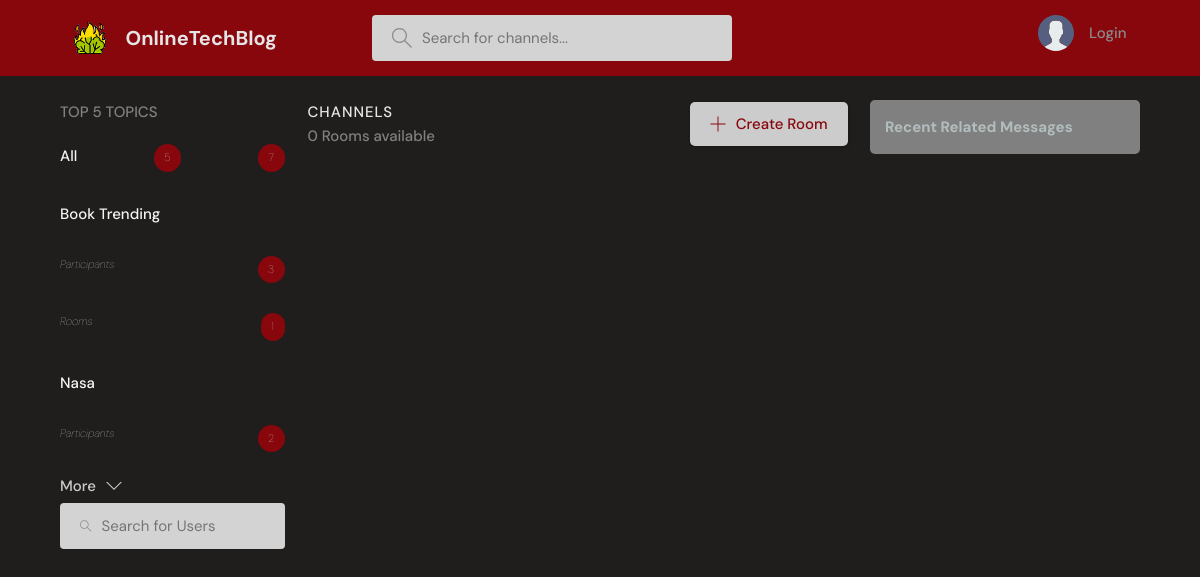
The page /?q=SuperMarket on the database as committed earlier.
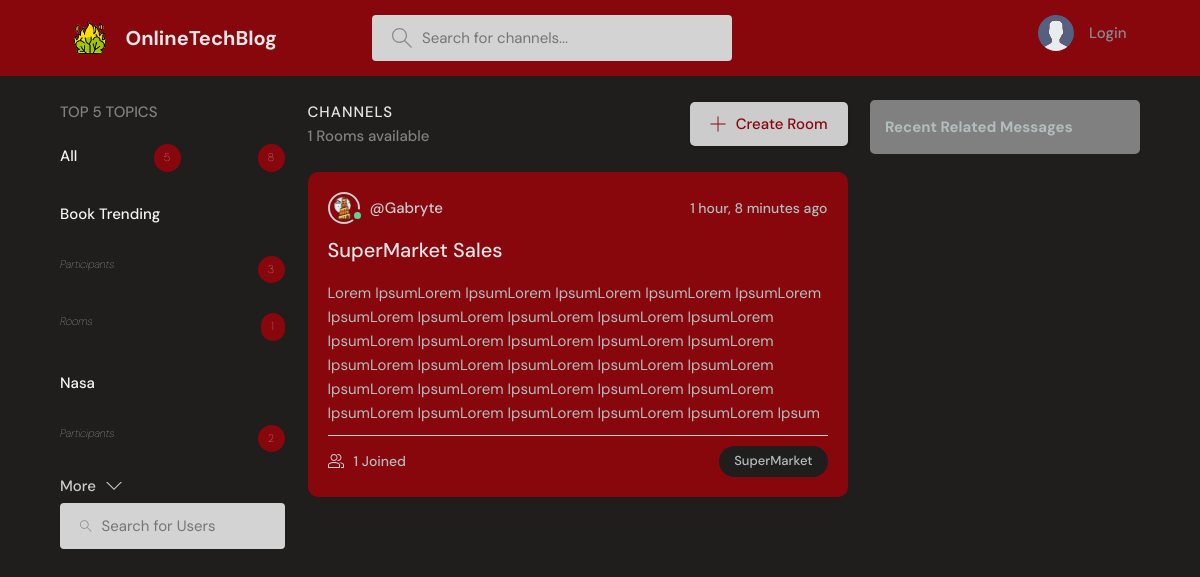
The same page on the database as committed later.
### baseProject/models.py (models this page shows, shortened)
class Topic(models.Model):
    name = models.CharField(max_length=10, unique=True)

class Room(models.Model):
    host = models.ForeignKey(User, on_delete=models.SET_NULL, null=True)
    participants = models.ManyToManyField(User, related_name='participants', blank=True)
    topic = models.ForeignKey(Topic, null=True, blank=True,on_delete=models.SET_NULL)
    name = models.CharField(max_length=200, unique=True)
    description = models.TextField(null=True, blank=True)
    friendsOnly = models.BooleanField(default=False)
    updated = models.DateTimeField(auto_now=True)
    created = models.DateTimeField(auto_now_add=True)
    class Meta:
        ordering = ('-updated','-created')

class User(AbstractUser):
    name = models.CharField(max_length=200, null=True)
    surname = models.CharField(max_length=200, null=True)
    email = models.EmailField(unique=True,null=True)
    status = models.TextField(null=True)
    icon = models.ImageField(null=True, default="userBase.svg")
    showFriendsMessages = models.BooleanField(default=False)
    USERNAME_FIELD = 'email'
    REQUIRED_FIELDS = []

### baseProject/views.py (the view)
# urls.py: 2. Add a URL to urlpatterns:  path('', views.home, name='home')
def home(request):
    page = 'home'
    q = request.GET.get('q') if request.GET.get('q') != None else ''
    rooms = Room.objects.filter(
        Q(topic__name__icontains=q) | Q(name__icontains=q) | Q(description__icontains=q)).order_by('-updated')
    num = 5
    topic = Topic.objects.annotate(num_participants=Count('room__participants'), num_rooms=Count('room')).order_by(
        '-num_participants', '-num_rooms')[0:num]
    total_participants = topic.aggregate(total_participants=Sum('num_participants')).get('total_participants', 0)
    rooms_count = rooms.count()
    room_messages = Message.objects.filter(Q(room__topic__name__icontains=q))
    friend_messages, requestFriendsExists = checkForFriendsMessages(request)
    context = {'rooms': rooms, 'topics': topic, 'rooms_count': rooms_count, 'room_messages': room_messages, "num": num,
               "total_participants": total_participants, "friend_messages": friend_messages, "page": page,
               "requestFriendsExists": requestFriendsExists}
    return render(request, 'baseProject/home.html', context)

### baseProject/templates/baseProject/home.html (shortened to what this page needs)
{% extends 'main.html' %}
{% block content %}
<main class="layout layout--3">
      <div class="container">
          {% include 'baseProject/topic_inside.html' %}
        <div class="roomList">
          <div class="roomList__header">
            <div>
              <h2>Channels</h2>
              <p>{{ rooms_count }} Rooms available</p>
            </div>
            <a class="btn btn--main" href="{% url 'create-room' %}">
              <svg version="1.1" xmlns="http://www.w3.org/2000/svg" width="32" height="32" viewBox="0 0 32 32">
                <title>add</title>
                <path
                  d="M16.943 0.943h-1.885v14.115h-14.115v1.885h14.115v14.115h1.885v-14.115h14.115v-1.885h-14.115v-14.115z"
                ></path>
              </svg>
              Create Room
            </a>
          </div>
            {% if page == 'home' %}
          {% include 'baseProject/central_home.html' %}
            {% else %}
                {% include 'baseProject/central_home_for_usersearch.html' %}
            {% endif %}
        </div>
          {% include 'baseProject/feed_inside.html' %}
      </div>
    </main>
{% endblock content%}

### baseProject/templates/baseProject/topic_inside.html (shortened to what this page needs)
<div class="topics">
    <div class="topics__header">
        <h2>Top {{ num }} Topics</h2>
    </div>
    <ul class="listTopics">
        <li>
            <a href="{% url 'home' %}">All
                <span class="numberPro">{{ topics.count }}</span><span class="numberPro">{{ total_participants }}</span></a>
        </li>
        {% for topic in topics %}
            <li>
                <a href="{% url 'home' %}?q={{ topic.name }}">{{ topic.name }}</a>
            </li>
            <li>
                <a><i>Participants</i><span class="numberPro">{{ topic.num_participants }}</span></a>
            </li>
            <li>
                <a><i>Rooms</i><span class="numberPro">{{ topic.room_set.all.count }}</span></a>
            </li>
        {% endfor %}
    </ul>
    <a class="btn btn--link" href="{% url 'arguments' %}">
        More
        <svg version="1.1" xmlns="http://www.w3.org/2000/svg" width="32" height="32" viewBox="0 0 32 32">
            <title>chevron-down</title>
            <path d="M16 21l-13-13h-3l16 16 16-16h-3l-13 13z"></path>
        </svg>
    </a>
    <form action="{% url 'userSearch' %}" method="GET" class="searchBar">
        <label>
            <input name="q" placeholder="Search for Users"/>
        </label>
    </form>
</div>

### baseProject/templates/baseProject/central_home.html (shortened to what this page needs)
{% for room in rooms %}
    <div class="RoomIteratedLister">
        <div class="ChannelListerRoomHeaderBlock">
            <a href="{% url 'user-profile' room.host.id %}" class="HostRoomChannelLister">
                {% if room.host.is_authenticated %}
                    <div class="avatar avatar--small active">
                        <img src="{{ room.host.icon.url }}"/>
                    </div>
                {% else %}
                    <div class="avatar avatar--small">
                        <img src="{{ room.host.icon.url }}"/>
                    </div>
                {% endif %}
                <span>@{{ room.host.username }}</span>
            </a>
            <div class="ChannelLastActionMessage">
                <span>{{ room.created|timesince }} ago</span>
            </div>
        </div>
        <div class="ContentChannelRoomList">
            <a href="{% url 'room' room.id %}">{{ room.name }}</a>
            <p>{{ room.description }}</p>
        </div>
        <div class="ChannelMetaRoom">
            <a href="{% url 'room' room.id %}" class="ChannelListChannelJoined">
                {{ room.participants.all.count }} Joined
            </a>
            <p class="ChannelListTopicRoom">{{ room.topic.name }}</p>
        </div>
    </div>
{% endfor %}

Rows that differ between the two databases and show on the page:
added Room: host.icon (picture), host.username "Gabryte", created "1 hour, 8 minutes", name "SuperMarket Sales", description "Lorem IpsumLorem IpsumLorem IpsumLorem IpsumLorem IpsumLorem IpsumLorem IpsumLorem IpsumLorem IpsumLorem IpsumLorem IpsumLorem IpsumLorem IpsumLorem IpsumLorem IpsumLorem IpsumLorem IpsumLorem IpsumLorem IpsumLorem IpsumLorem IpsumLorem IpsumLorem IpsumLorem IpsumLorem IpsumLorem IpsumLorem IpsumLorem IpsumLorem IpsumLorem IpsumLorem Ipsum", participants.all.count "1", topic.name "SuperMarket"
Other text that changed with them:
{{ total_participants }}: "7" → "8"
{{ rooms_count }}: "0" → "1"
